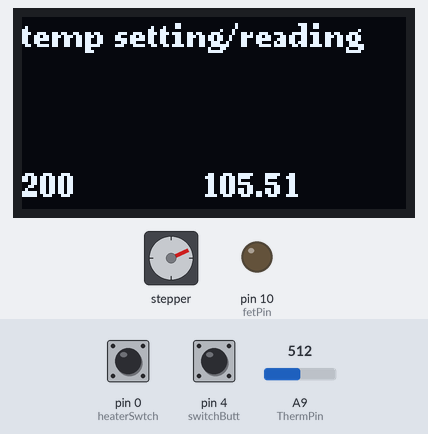
Simulated run of this program. Board: Arduino Uno, built for the host (arithmetic inside an expression is 32-bit, double 64-bit). On the bench: 128×64 one-colour display, stepper motor, output pins drawn as LEDs (lit = HIGH). The test bench sets the inputs (shaded band); at power-on: pin 0 (heaterSwtch) HIGH, A9 (ThermPin) = 512, pin 4 (switchButt) HIGH. Stepper angles assume 200 steps per turn; pins used as bus, display or sensor lines are not drawn; what the program prints to the serial monitor is not drawn.

Above: at 1.2 s.
1.3 s: pin 0 (heaterSwtch) pulled LOW for 1 s
At 1.76 s:
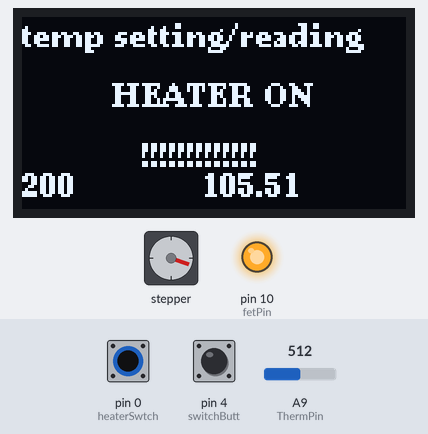
2.9 s: pin 0 (heaterSwtch) pulled LOW for 3.2 s
At 3.31 s:
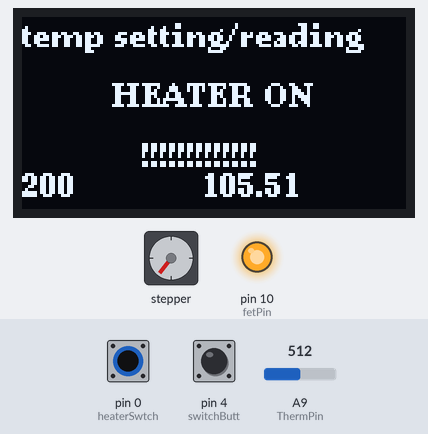
6.7 s: A9 (ThermPin) set to 716
At 7.04 s:
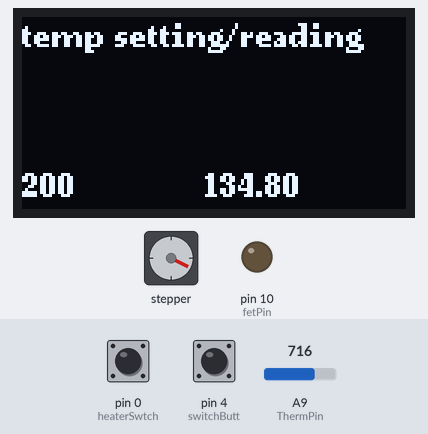
9.7 s: pin 0 (heaterSwtch) pulled LOW for 3.2 s
At 10.15 s:
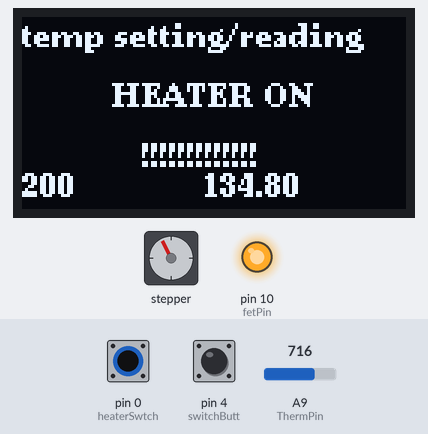
13.5 s: pin 0 (heaterSwtch) pulled LOW for 1 s
At 13.88 s:
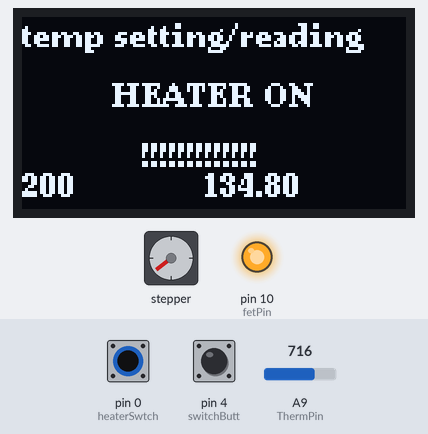
15.1 s: A9 (ThermPin) set to 900
At 15.44 s:
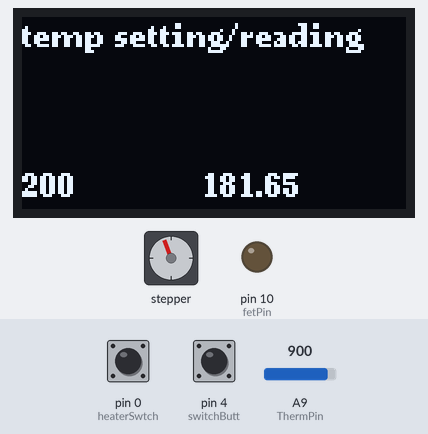
Timing chart, 0 to 27.0 s (numbered marks = the images above; inputs shaded):
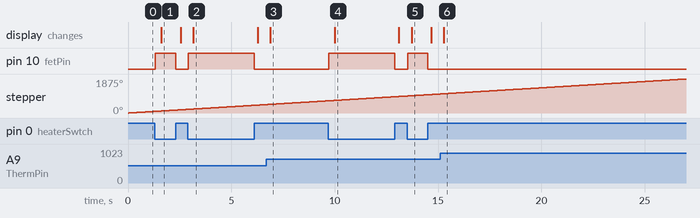

Measured:
- after the input at 1.3 s, pin 10 (fetPin): LOW → HIGH at once, → LOW 0.98 s later; the display: changes after 0.31 s (image 1)
- after the input at 2.9 s, pin 10 (fetPin): LOW → HIGH at once, → LOW 3.2 s later; the display: changes after 0.26 s (image 2)
- after the input at 6.7 s, the display: changes after 0.19 s (image 3)
- after the input at 9.7 s, pin 10 (fetPin): LOW → HIGH at once, → LOW 3.2 s later; the display: changes after 0.30 s (image 4)
- after the input at 13.5 s, pin 10 (fetPin): LOW → HIGH at once, → LOW 0.98 s later; the display: changes after 0.23 s (image 5)
- after the input at 15.1 s, the display: changes after 0.19 s (image 6)

The program:

main.cpp
```cpp
#include <Arduino.h>
#include <U8g2lib.h>
#include <AccelStepper.h>


#ifdef U8X8_HAVE_HW_I2C
#include <Wire.h>
#endif

U8G2_SSD1306_128X64_NONAME_F_HW_I2C u8g2(U8G2_R2, /* reset=*/ U8X8_PIN_NONE);

const int stepEnPin = 15;
const int step = 14;
const int dir = 16;
AccelStepper extruder(1, step, dir);

const int ThermPin = A9;


const int fetPin = 10;
const int switchButt = 4;
const int heaterSwtch = 0;
int heatSetting = 200;
int outputSpeed = 500;

bool heatMode = 0;
bool extruding = 0;

int Vo;
const float R1 = 4700;
float logR2, R2, T;
//float c1 = 1.009249522e-03, c2 = 2.378405444e-04, c3 = 2.019202697e-07; //10k ntc thermisistor, works with salvage
//float c1 = 1.125308852122e-03, c2 = 2.34711863267e-04, c3 = 8.5663516e-07; //100k?
//float c1 = 1.484778004e-03, c2 = 2.348962910e-04, c3 = 1.006037158e-07;  // Steinhart-Hart and Hart Coefficients
const float c1 = 0.8269846691e-03, c2 = 2.088175627e-04, c3 = 0.8055701799e-07;  // another try at 100k, seems to work


/*
*/

void readTemp(){

  Vo = analogRead(ThermPin);
  R2 = R1 * (1023.0 / (float)Vo - 1.0);
  logR2 = log(R2);
  T = (1.0 / (c1 + c2*logR2 + c3*logR2*logR2*logR2));
  T = T - 273.15;//convert kelvin(i think) to celcius
  //T = (T * 9.0)/ 5.0 + 32.0; //convert celcius to farenheight


}

void updateLcd(){
  char Tchar[5];
  char Tset[4];
  dtostrf(T, 4, 2, Tchar);//translate temp value into something the lcd can display
  dtostrf(heatSetting, 3, 0, Tset);

  Serial.print("Temperature: ");
  Serial.print(T);
  Serial.println(" F");
/*
*/
  u8g2.clearBuffer();					// clear the internal memory
  u8g2.setFont(u8g2_font_ncenB08_tr);	// choose a suitable font
  u8g2.drawStr(0,10,"temp setting/reading");
  u8g2.drawStr(0, 60, Tset);
  u8g2.drawStr(60,60,Tchar);


  if(heatMode){
    u8g2.drawStr(30,30, "HEATER ON");
    if(digitalRead(fetPin) == 1){
      u8g2.drawStr(40, 50, "!!!!!!!!!!!!!");
    }
  }
  u8g2.sendBuffer();
}

void heatMng(){
  if (T <heatSetting){
    digitalWrite(fetPin, 1);
  }
  if (T >= heatSetting ){
    digitalWrite(fetPin, 0);
  }
  else if(T < 0){
    digitalWrite(fetPin, 0);
  }

}

void setup() {
  Serial.begin(9600);
  pinMode(stepEnPin, OUTPUT);
  digitalWrite(stepEnPin, 0);
  pinMode(fetPin, OUTPUT);
  digitalWrite(fetPin, 0);
  pinMode(switchButt , INPUT_PULLUP);
  pinMode(heaterSwtch, INPUT_PULLUP);

  u8g2.begin();

  extruder.setMaxSpeed(outputSpeed);
  extruder.setAcceleration(500);
  extruder.setSpeed(outputSpeed);
  //extruder.moveTo(1000000);
}


void loop() {

  heatMode = !digitalRead(heaterSwtch);
  if (heatMode){
    heatMng();
  }
  if (!heatMode){
    digitalWrite(fetPin, 0);
  }

  readTemp(); //read thermistor value, do maths to determine temp
  extruder.runSpeed(); //still need to get trigger to update speed by...
  updateLcd(); //update i2c lcd, display things on it
  digitalWrite(stepEnPin, digitalRead(switchButt));
    //extruder.stop();


  //delay(500);
}
```
